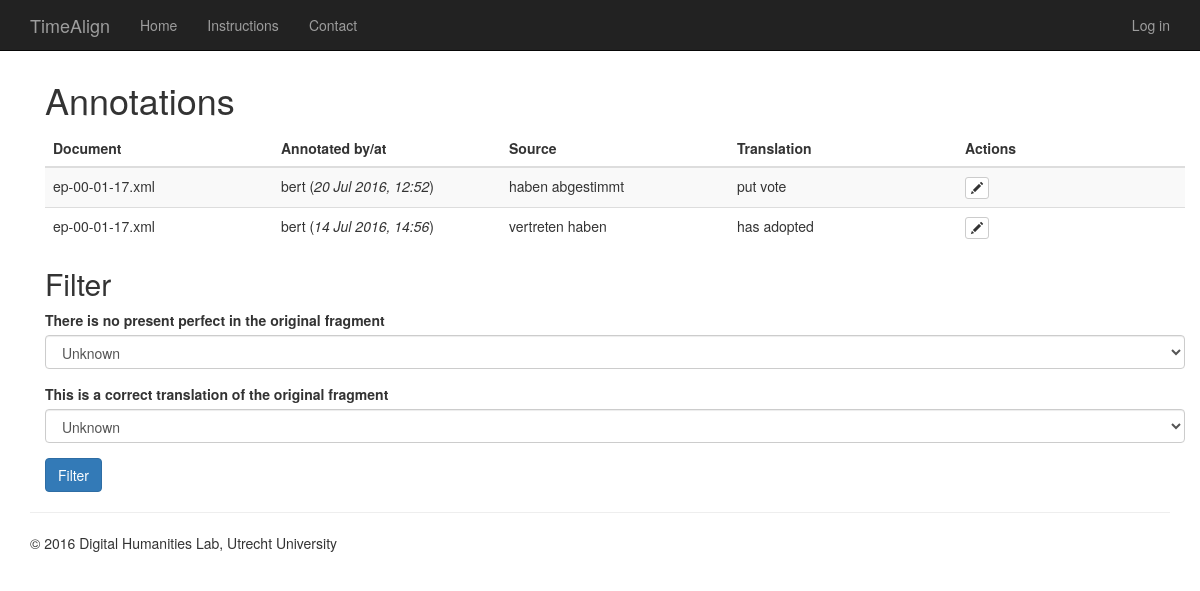
Before: /list/de/en/ with the older database file.
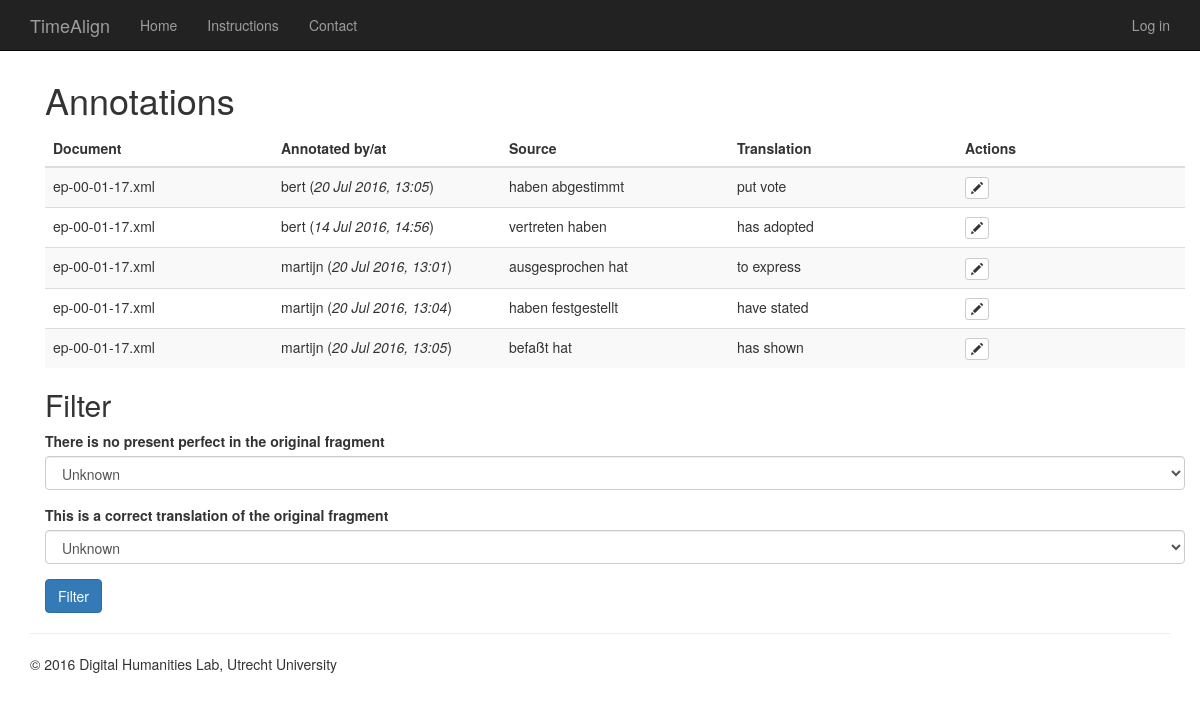
After: the same page with the newer database file.
### annotations/models.py (models this page shows, shortened)
class Annotation(models.Model):
    alignment = models.ForeignKey(Alignment)
    is_no_target = models.BooleanField('There is no present perfect in the original fragment', default=False)
    is_translation = models.BooleanField('This is a correct translation of the original fragment', default=True)
    words = models.ManyToManyField(Word, blank=True)
    annotated_by = models.ForeignKey(settings.AUTH_USER_MODEL)
    annotated_at = models.DateTimeField(auto_now=True)
    class Meta:
        unique_together = ('alignment', 'annotated_by', )
    def selected_words(self):
        return ' '.join([word.word for word in self.words.all().order_by('xml_id')])

class Alignment(models.Model):
    type = models.CharField(max_length=10)
    original_fragment = models.ForeignKey(Fragment, null=True, related_name='original')
    translated_fragment = models.ForeignKey(Fragment, null=True, related_name='translated')

class Fragment(models.Model):
    GERMAN = 'de'
    ENGLISH = 'en'
    SPANISH = 'es'
    FRENCH = 'fr'
    DUTCH = 'nl'
    LANGUAGES = (
        (GERMAN, 'German'),
        (ENGLISH, 'English'),
        (SPANISH, 'Spanish'),
        (FRENCH, 'French'),
        (DUTCH, 'Dutch'),
    )
    language = models.CharField(max_length=2, choices=LANGUAGES)
    speaker_language = models.CharField(max_length=2, choices=LANGUAGES)
    document = models.ForeignKey(Document)
    def target_words(self):
        result = []
        for sentence in self.sentence_set.all():
            result.extend([word.word for word in sentence.word_set.filter(is_target=True)])
        return ' '.join(result)

class Document(models.Model):
    title = models.CharField(max_length=200, unique=True)

class Sentence(models.Model):
    xml_id = models.CharField(max_length=20)
    fragment = models.ForeignKey(Fragment)

class Word(models.Model):
    xml_id = models.CharField(max_length=20)
    word = models.CharField(max_length=200)
    pos = models.CharField(max_length=10)
    lemma = models.CharField(max_length=200, null=True)
    is_target = models.BooleanField(default=False)
    sentence = models.ForeignKey(Sentence)

### annotations/views.py (the view)
# urls.py: url(r'^list/(?P<l1>\w+)/(?P<l2>\w+)/$', AnnotationList.as_view(), name='list'),
class AnnotationList(FilterView):
    context_object_name = 'annotations'
    filterset_class = AnnotationFilter
    def get_queryset(self):
        return Annotation.objects.filter(alignment__original_fragment__language=self.kwargs['l1'],
                                         alignment__translated_fragment__language=self.kwargs['l2'])

### annotations/templates/annotations/annotation_filter.html
{% extends "annotations/base.html" %}
{% load bootstrap3 %}
{% block content %}
<div class="container">
    <h1>Annotations</h1>
    <table class="table table-striped">
        <thead>
            <tr>
                <th width="10%">Document</th>
                <th width="10%">Annotated by/at</th>
                <th width="10%">Source</th>
                <th width="10%">Translation</th>
                <th width="10%">Actions</th>
            </tr>
        </thead>
        <tbody>
            {% for annotation in annotations %}
            <tr>
                <td>{{ annotation.alignment.original_fragment.document.title }}</td>
                <td>{{ annotation.annotated_by }} (<em>{{ annotation.annotated_at|date:"j M Y, G:i" }}</em>)</td>
                <td>{{ annotation.alignment.original_fragment.target_words }}</td>
                <td>{{ annotation.selected_words }}</td>
                <td>
                    <a href="{% url 'annotations:edit' annotation.id %}" role="button" class="btn btn-default btn-xs" aria-label="Edit">
                        <span class="glyphicon glyphicon-pencil" aria-hidden="true"></span>
                    </a>
                </td>
            </tr>
            {% endfor %}
        </tbody>
    </table>
    <h2>Filter</h2>
    <form action="" method="get">
        {% bootstrap_form filter.form %}
        {% bootstrap_button "Filter" button_type="submit" %}
    </form>
</div>
{% endblock %}

### annotations/templates/annotations/base.html (shortened to what this page needs)
<!DOCTYPE html>
<html lang="en">
    <head>
        {% load bootstrap3 %}
        {% bootstrap_css %}
        <link rel="stylesheet" href="http://cdn.jsdelivr.net/qtip2/3.0.3/basic/jquery.qtip.min.css">
    </head>
    <body>
        <nav class="navbar navbar-inverse navbar-fixed-top">
            <div class="container">
                <div class="navbar-header">
                    <a class="navbar-brand" href="#">TimeAlign</a>
                </div>
                <div id="navbar" class="navbar-collapse collapse">
                    <ul class="nav navbar-nav">
                        <li><a href="{% url 'annotations:start' %}">Home</a></li>
                        <li><a href="{% url 'annotations:instructions' 1 %}">Instructions</a></li>
                        <li><a href="{% url 'annotations:contact' %}">Contact</a></li>
                    </ul>
                    <ul class="nav navbar-nav navbar-right">
                        {% if user.is_authenticated %}
                        <li><p class="navbar-text">Signed in as <em>{{ user.username }}</em></p></li>
                        <li><a href="{% url 'logout' %}?next={% url 'annotations:start' %}">Log out</a></li>
                        {% else %}
                        <li><a href="{% url 'login' %}">Log in</a></li>
                        {% endif %}
                    </ul>
                </div>
            </div>
        </nav>
        <div class="container" style="margin-top: 60px;">
            <div>{% block content %}{% endblock %}</div>
            <hr>
            <footer>
                <p>&copy; 2016 Digital Humanities Lab, Utrecht University</p>
            </footer>
        </div>
    </body>
</html>

Changed rows visible on the page:
changed Annotation "haben abgestimmt": annotated_at "20 Jul 2016, 12:52" → "20 Jul 2016, 13:05"
added Annotation: alignment.original_fragment.document "ep-00-01-17.xml", annotated_by "martijn", annotated_at "20 Jul 2016, 13:01", alignment.original_fragment.target_words "ausgesprochen hat", selected_words "to express"
added Annotation: alignment.original_fragment.document "ep-00-01-17.xml", annotated_by "martijn", annotated_at "20 Jul 2016, 13:04", alignment.original_fragment.target_words "haben festgestellt", selected_words "have stated"
added Annotation: alignment.original_fragment.document "ep-00-01-17.xml", annotated_by "martijn", annotated_at "20 Jul 2016, 13:05", alignment.original_fragment.target_words "befaßt hat", selected_words "has shown"
